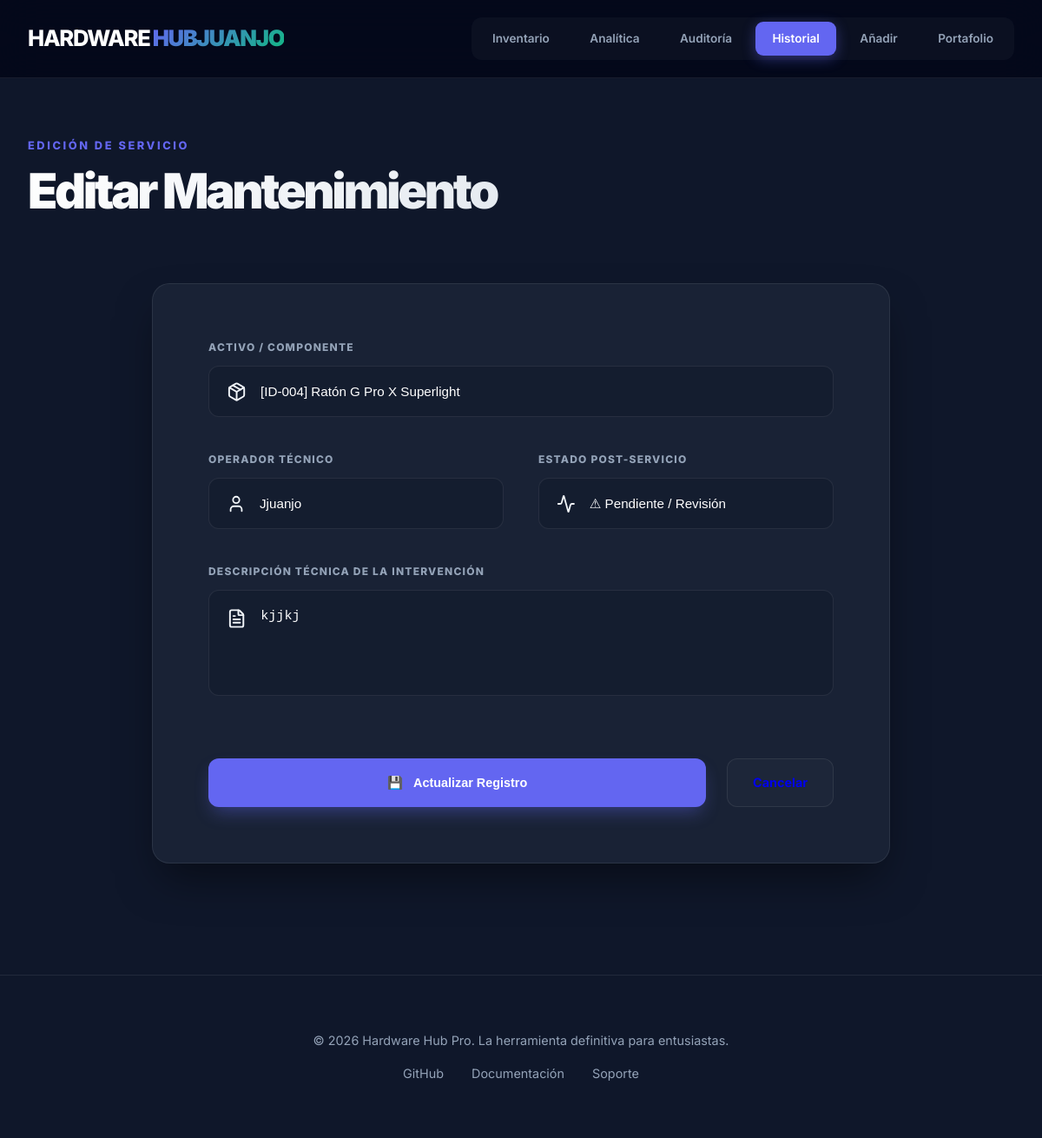
/editar_mantenimiento.php?id=2, run on the app's committed database.
### tables this page shows
CREATE TABLE `mantenimientos` (
  `id` int(11) NOT NULL,
  `componente_id` int(11) NOT NULL,
  `fecha` datetime DEFAULT current_timestamp(),
  `descripcion` text NOT NULL,
  `tecnico` varchar(100) DEFAULT 'Admin Juanjo',
  `estado` enum('Pendiente','Completado','Fallo') DEFAULT 'Completado'
);

### editar_mantenimiento.php (the view, shortened to what this page needs)
<?php
require_once 'layout/header.php';
$id = $_GET['id'] ?? 0;
$stmt = $pdo->prepare("SELECT * FROM mantenimientos WHERE id = ?");
$stmt->execute([$id]);
$log = $stmt->fetch();
$stmtItems = $pdo->query("SELECT id, nombre FROM componentes ORDER BY nombre ASC");
$componentes = $stmtItems->fetchAll();
?>
<main class="container">
    <header class="reveal" style="margin-bottom: 4rem;">
        <span style="color: var(--primary); font-weight: 800; text-transform: uppercase; letter-spacing: 0.2em; font-size: 0.8rem;">EDICIÓN DE SERVICIO</span>
        <h1 class="text-gradient">Editar Mantenimiento</h1>
    </header>
    <div class="glass reveal" style="max-width: 850px; margin: 0 auto; padding: 4rem; border-radius: var(--radius);">
        <form method="POST" style="display: flex; flex-direction: column; gap: 2.5rem;">
            <div class="form-group">
                <label class="form-label">Activo / Componente</label>
                <div class="input-group">
                    <i data-lucide="package"></i>
                    <select name="componente_id" required>
                        <?php foreach ($componentes as $comp): ?>
                            <option value="<?php echo $comp['id']; ?>" <?php echo ($log['componente_id'] == $comp['id']) ? 'selected' : ''; ?>>
                                [ID-<?php echo str_pad($comp['id'], 3, '0', STR_PAD_LEFT); ?>] <?php echo htmlspecialchars($comp['nombre']); ?>
                            </option>
                        <?php endforeach; ?>
                    </select>
                </div>
            </div>
            <div style="display: grid; grid-template-columns: 1fr 1fr; gap: 2.5rem;">
                <div class="form-group">
                    <label class="form-label">Operador Técnico</label>
                    <div class="input-group">
                        <i data-lucide="user"></i>
                        <input type="text" name="tecnico" value="<?php echo htmlspecialchars($log['tecnico']); ?>" required placeholder="Nombre del técnico...">
                    </div>
                </div>
                <div class="form-group">
                    <label class="form-label">Estado Post-Servicio</label>
                    <div class="input-group">
                        <i data-lucide="activity"></i>
                        <select name="estado" style="width: 100%; background: rgba(0,0,0,0.2); border: 1px solid var(--border); border-radius: 12px; padding: 1.2rem; color: white; outline: none;">
                            <option value="Pendiente" <?php echo ($log['estado'] == 'Pendiente') ? 'selected' : ''; ?>>⚠ Pendiente / Revisión</option>
                        </select>
                    </div>
                </div>
            </div>
            <div class="form-group">
                <label class="form-label">Descripción técnica de la intervención</label>
                <div class="input-group">
                    <i data-lucide="file-text" style="align-self: flex-start; margin-top: 1.25rem;"></i>
                    <textarea name="descripcion" required><?php echo htmlspecialchars($log['descripcion']); ?></textarea>
                </div>
            </div>
            <div style="margin-top: 2rem; display: flex; gap: 1.5rem;">
                <button type="submit" class="btn btn-primary" style="flex: 1; justify-content: center; height: 3.5rem;">
                    <span>💾</span> Actualizar Registro
                </button>
                <a href="historial.php" class="btn btn-secondary" style="border: 1px solid var(--border); background: rgba(255,255,255,0.02); height: 3.5rem; display: flex; align-items: center; justify-content: center;">
                </a>
            </div>
        </form>
    </div>
</main>
<?php require_once 'layout/footer.php'; ?>

### styles.css (style rules this page uses)
:root { --bg: #0f172a; --bg-alt: #1e293b; --text: #f1f5f9; --text-muted: #94a3b8; --primary: #6366f1; --primary-glow: rgba(99, 102, 241, 0.3); --accent: #10b981; --border: rgba(255, 255, 255, 0.08); --surface: rgba(30, 41, 59, 0.7); --radius: 20px; --transition: all 0.4s cubic-bezier(0.4, 0, 0.2, 1); }
* { margin: 0; padding: 0; box-sizing: border-box; -webkit-font-smoothing: antialiased; }
body { font-family: 'Inter', system-ui, -apple-system, sans-serif; background-color: var(--bg); color: var(--text); line-height: 1.5; min-height: 100vh; }
.text-gradient { background: linear-gradient(135deg, #fff 0%, #cbd5e1 100%); -webkit-background-clip: text; background-clip: text; -webkit-text-fill-color: transparent; }
h1 { font-size: 3.5rem; font-weight: 900; letter-spacing: -0.06em; }
.glass { background: var(--surface); backdrop-filter: blur(20px); -webkit-backdrop-filter: blur(20px); border: 1px solid var(--border); box-shadow: 0 25px 50px -12px rgba(0, 0, 0, 0.5); }
.container { max-width: 1300px; margin: 4rem auto; padding: 0 2rem; }
.btn { padding: 0.8rem 1.8rem; border-radius: 12px; font-weight: 700; font-size: 0.9rem; transition: var(--transition); cursor: pointer; border: none; display: inline-flex; align-items: center; gap: 0.75rem; text-decoration: none !important; }
.btn-primary { background: var(--primary); color: white; box-shadow: 0 10px 20px -5px rgba(99, 102, 241, 0.4); }
.reveal { opacity: 0; transform: translateY(30px); transition: all 0.8s cubic-bezier(0.16, 1, 0.3, 1); }
.reveal.active { opacity: 1 !important; transform: translateY(0) !important; }
.form-label { display: block; font-size: 0.75rem; font-weight: 800; text-transform: uppercase; letter-spacing: 0.1em; color: var(--text-muted); margin-bottom: 0.75rem; }
.input-group { background: rgba(15, 23, 42, 0.4); border: 1px solid var(--border); border-radius: 12px; display: flex; align-items: center; padding: 0 1.25rem; transition: var(--transition); }
.input-group input, .input-group select, .input-group textarea { background: transparent !important; border: none !important; color: white !important; padding: 1.25rem 1rem !important; width: 100%; font-size: 0.95rem; outline: none !important; }
.input-group select { appearance: none; -webkit-appearance: none; cursor: pointer; background-repeat: no-repeat; background-position: right 1rem center; background-size: 1.2rem; padding-right: 3rem !important; }
.input-group select option { background-color: #1e293b; color: white; padding: 1rem; }
.input-group textarea { min-height: 120px; resize: none; }
.glass { position: relative; overflow: hidden; }
.glass::before { content: ''; position: absolute; inset: 0; background: radial-gradient( 600px circle at var(--mouse-x) var(--mouse-y), rgba(99, 102, 241, 0.08), transparent 40% ); z-index: 1; pointer-events: none; opacity: 0; transition: opacity 0.5s ease; }

### data on the page
mantenimientos: componente_id "[ID-004] Ratón G Pro X Superlight", tecnico "Jjuanjo", estado "⚠ Pendiente / Revisión", descripcion "kjjkj"
